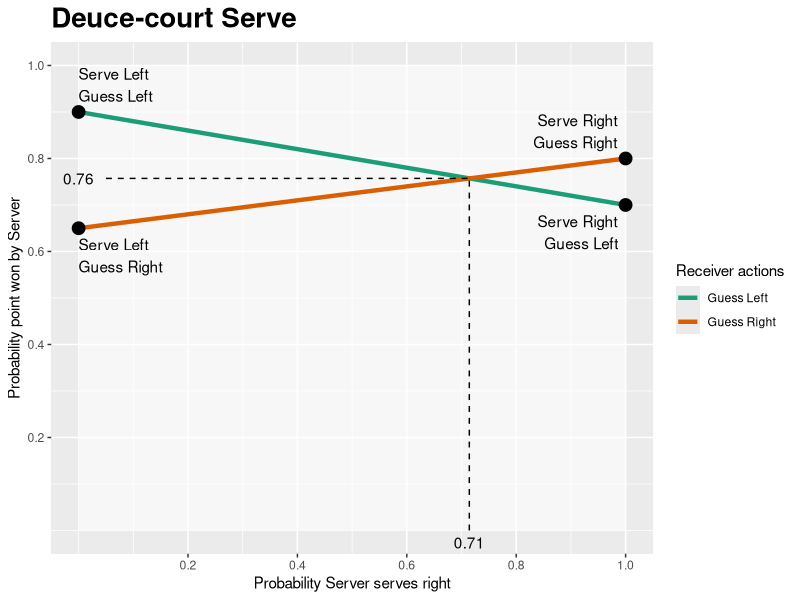
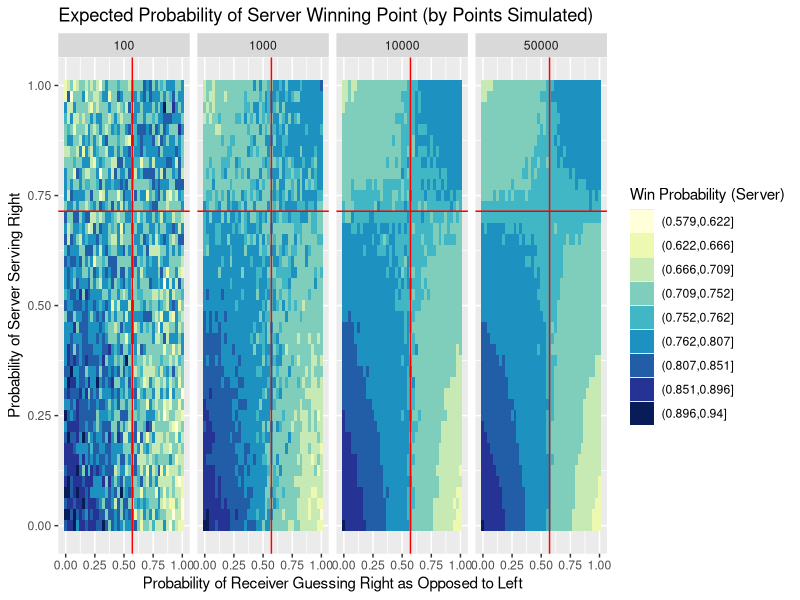
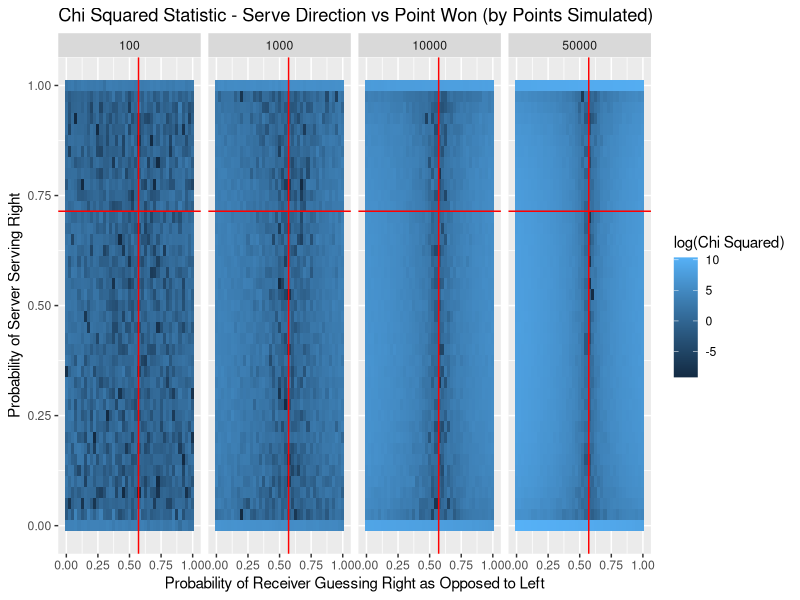
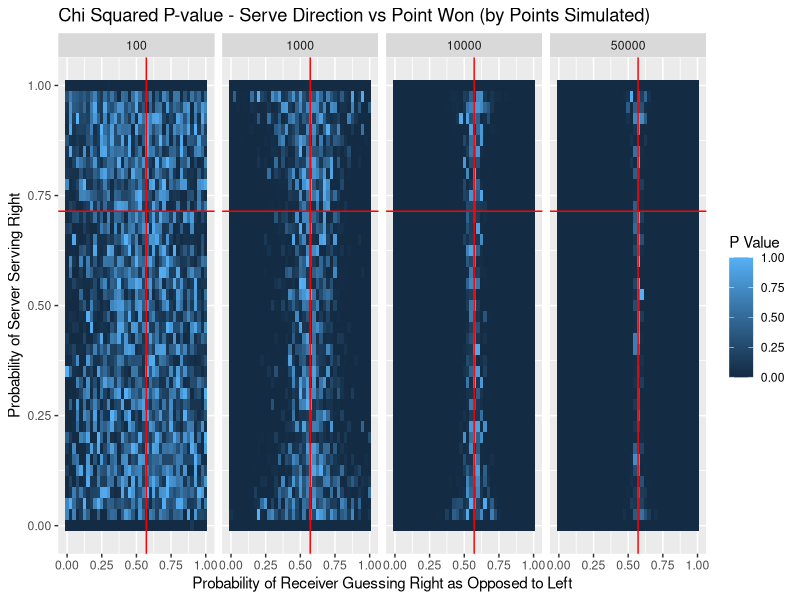
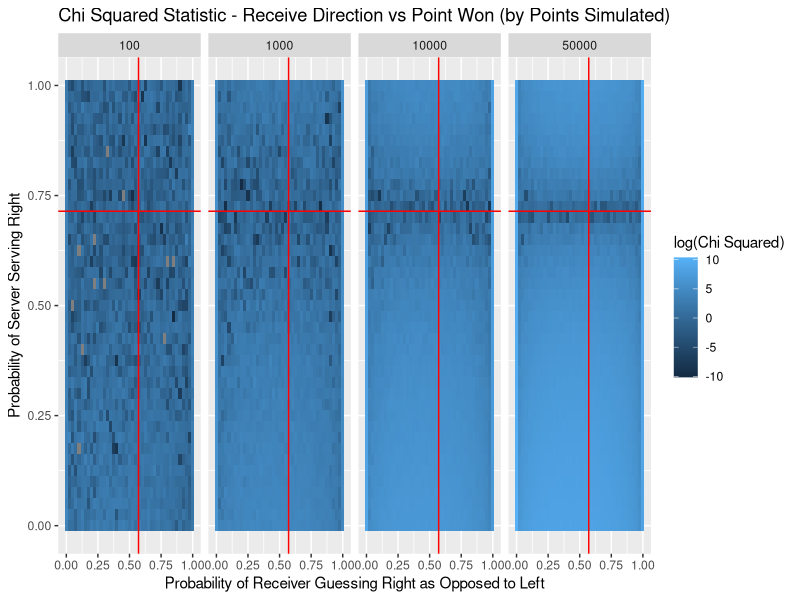
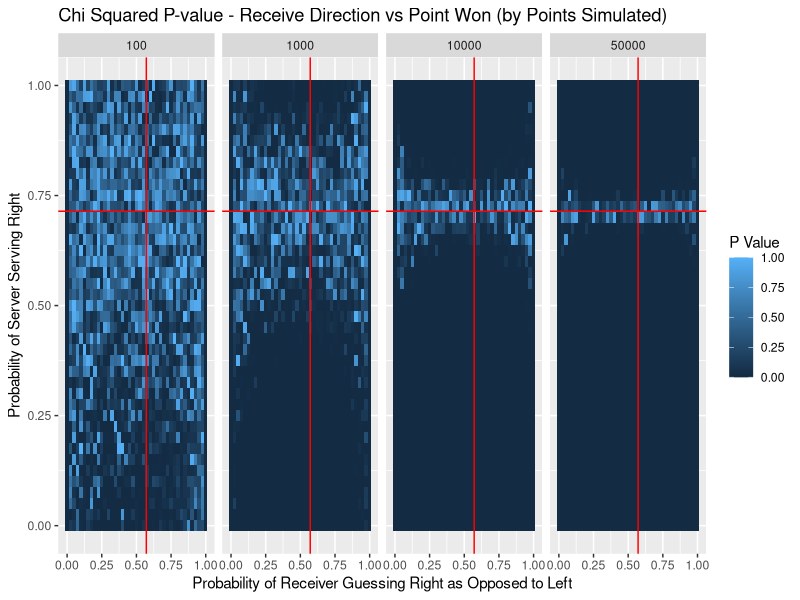

Recreate these plots in R, in order.
## ---- chunk 1
library(ggplot2)
library(reshape2)
library(plyr)
## ---- chunk 2

# Model parameters
# Probabilities for server winning point
# serve: sv, receive: rc, left: lf, right: rt
# e.g.: sv_lf.rc_rt: serve_left.receive_right

model.df <- data.frame(prob    = c( 0.9,          0.65,          0.7,           0.80),
                       sv      = c( 0.0,          0.0,           1.0,           1.0),
                       rc      = c( 0.0,          1.0,           0.0,           1.0),
                       desc.sv = c("Serve Left", "Serve Left",  "Serve Right", "Serve Right"),
                       desc.rc = c("Guess Left", "Guess Right", "Guess Left",  "Guess Right"),
                       hj      = c( 0.0,          0.0,           1.1,           1.1),
                       vj      = c(-0.3,          1.3,           1.3,          -0.3))

model.df$desc <- paste(model.df$desc.sv, model.df$desc.rc, sep="\n")

# Conflict Matrix:
# |             | Receive left | Receive Right |
# |-------------|:------------:|:-------------:|
# |  Serve Left |  sv_lf.rc_lf |  sv_lf.rc_rt  |
# | Serve Right |  sv_rt.rc_lf |  sv_rt.rc_rt  |

conflict.matrix <- matrix(data=model.df$prob, nrow = 2, byrow = TRUE)

# Equilibrium point
d.r1 <- abs(diff(conflict.matrix[1,]))
d.r2 <- abs(diff(conflict.matrix[2,]))
d.c1 <- abs(diff(conflict.matrix[,1]))
d.c2 <- abs(diff(conflict.matrix[,2]))
sv_rt.eq <- d.r1 / (d.r1 + d.r2)
rc_rt.eq <- d.c1 / (d.c1 + d.c2)

# Expected value of game (server)
ex.sv <- as.numeric(conflict.matrix[,1]  %*% c(1 - sv_rt.eq, sv_rt.eq))
## ---- chunk 3
# , fig.width=8, fig.height=6

# Plotting parameters
b <- (1:5)*20/100
ann_size <- 4

# Generate Plot
p <- ggplot(model.df, aes(x=sv, y=prob, label=desc)) + 
  geom_rect(aes(xmin=0, xmax=1, ymin=0, ymax=1), fill="white", alpha=.2) + 
  geom_line(aes(group=rc, color=desc.rc), size=1.5) +
  geom_point(size = 4) +
  geom_text(aes(hjust=hj, vjust=vj)) +
  annotate("segment", x=0.05,    xend=sv_rt.eq, y=ex.sv, yend=ex.sv, linetype=2) + 
  annotate("segment", x=sv_rt.eq, xend=sv_rt.eq, y=0,  yend=ex.sv, linetype=2) +
  annotate("text", label=round(ex.sv, 2), x=0, y=ex.sv, hjust=.5) +
  annotate("text", label=round(sv_rt.eq, 2), x=sv_rt.eq, y=0, vjust=1.5) +
  ggtitle("Deuce-court Serve") +
  xlab("Probability Server serves right") + 
  scale_x_continuous(breaks=b) +
  ylab("Probability point won by Server") +
  scale_y_continuous(breaks=b) +
  theme(plot.title = element_text(face="bold", size=20)) + 
  scale_color_manual(name = "Receiver actions",
                     values = c("#1b9e77", "#d95f02"))

# Turn off clipping
gt <- ggplot_gtable(ggplot_build(p))
gt$layout$clip[gt$layout$name == "panel"] <- "off"

# Display
plot(gt)

## ---- chunk 4

simulate.points <- function(probs, sv_rt.act, rc_rt.act, n.pts){  
  # ==============================================================
  # Unroll probabilities    # Probability server wins when:
                            # |--------------|-------------------|
                            # | Server       | Receiver          |
                            # |--------------|-------------------|
  sv_lf.rc_lf <- probs[1]   # | Serves left  | Guesses left      |
  sv_lf.rc_rt <- probs[2]   # | Serves left  | Guesses right     |
  sv_rt.rc_lf <- probs[3]   # | Serves right | Guesses left      |
  sv_rt.rc_rt <- probs[4]   # | Serves right | Guesses right     |
  
  # sv_rt.act = Probability server serves right
  # rc_rt.act = Probability receiver guesses right
  # ** these do not have to equal equilibrium values
  
  # n.pts = number of points to simulate
  # ==============================================================
  
  # Simulate serves and receive-guesses
  # Serve left = 0, Serve right = 1
  # Guess left = 0, Guess right = 1
  sv <- rbinom(n.pts, 1, sv_rt.act)
  rc <- rbinom(n.pts, 1, rc_rt.act)
  
  # Simulate winner of point based on given probabilities
  # sv.wins = 1, server wins
  # sv.wins = 0, server loses
  point.results <- data.frame(sv=sv, rc=rc, sv.wins=NA)
  
  # Create filters for the four combinations:
  f.sv_lf.rc_lf <- sv == 0 & rc == 0     # Serve left  - Guess left
  f.sv_lf.rc_rt <- sv == 0 & rc == 1     # Serve left  - Guess right
  f.sv_rt.rc_lf <- sv == 1 & rc == 0     # Serve right - Guess left
  f.sv_rt.rc_rt <- sv == 1 & rc == 1     # Serve right - Guess right
  
  # Simulate results:                            Number of points       Prob of winning
  point.results$sv.wins[f.sv_lf.rc_lf] <- rbinom(sum(f.sv_lf.rc_lf), 1, sv_lf.rc_lf)
  point.results$sv.wins[f.sv_lf.rc_rt] <- rbinom(sum(f.sv_lf.rc_rt), 1, sv_lf.rc_rt)
  point.results$sv.wins[f.sv_rt.rc_lf] <- rbinom(sum(f.sv_rt.rc_lf), 1, sv_rt.rc_lf)
  point.results$sv.wins[f.sv_rt.rc_rt] <- rbinom(sum(f.sv_rt.rc_rt), 1, sv_rt.rc_rt)
  
  return(point.results)
}

## ---- chunk 5
# Set parameters
n.points <- 300

use.eq <- TRUE

if(use.eq){
  serve_right.actual <- sv_rt.eq
  receive_right.actual <- rc_rt.eq
} else{
  serve_right.actual <- .6
  receive_right.actual <- 0.1
}

# Run simulation
sim.test <- simulate.points(model.df$prob, serve_right.actual, receive_right.actual, n.points)

# ===============================================================================================
# Fill in text parameters for summary below:
# -----------------------------------------------------------------------------------------------
if(use.eq){
  use.not_use <- "used"
  expect.not_expect <- "expect"
} else{
  use.not_use <- "did not use"
  expect.not_expect <- "do not expect"
}
sim.prob.serve.right    <- round(mean(sim.test$sv == 1), 2)
sim.prob.receive.right  <- round(mean(sim.test$rc == 1), 2)

sim.prob.win.right   <- round(mean(sim.test$sv.wins[sim.test$sv == 1]), 2)
sim.prob.win.left    <- round(mean(sim.test$sv.wins[sim.test$sv == 0]), 2)
sim.prob.win.overall <- round(mean(sim.test$sv.wins)                  , 2)

#                                             0=left, 1=right  || 0=lose, 1=win
sim.count.left.lose  <- sum(sim.test$sv.wins[sim.test$sv == 0] == 0)
sim.count.left.win   <- sum(sim.test$sv.wins[sim.test$sv == 0] == 1)
sim.count.right.lose <- sum(sim.test$sv.wins[sim.test$sv == 1] == 0)
sim.count.right.win  <- sum(sim.test$sv.wins[sim.test$sv == 1] == 1)

# Use the chi squared test to determine if Serve Direction is independent of winning point

# |------------------|-------------------|-------------------|
# |                  | Point lost        | Point Won         |
# |------------------|-------------------|-------------------|
# | Serve Left       | count(lost|left)  | count(won|left)   |
# |------------------|-------------------|-------------------|
# | Serve Right      | count(lost|right) | count(won|right)  |
# |------------------|-------------------|-------------------|

m <- table(sim.test$sv, sim.test$sv.wins)

sim.result.chi <- chisq.test(m, correct=FALSE)
# ===============================================================================================
## ---- chunk 6
# Set parameters
n.points <- 10000

use.eq <- FALSE

if(use.eq){
  serve_right.actual <- sv_rt.eq
  receive_right.actual <- rc_rt.eq
} else{
  serve_right.actual <- sv_rt.eq
  receive_right.actual <- 0.1
}

# Run simulation
sim.test <- simulate.points(model.df$prob, serve_right.actual, receive_right.actual, n.points)

# ===============================================================================================
# Fill in text parameters for summary below:
# -----------------------------------------------------------------------------------------------
if(use.eq){
  use.not_use <- "used"
  expect.not_expect <- "expect"
} else{
  use.not_use <- "did not use"
  expect.not_expect <- "do not expect"
}
sim.prob.serve.right    <- round(mean(sim.test$sv == 1), 2)
sim.prob.receive.right  <- round(mean(sim.test$rc == 1), 2)

sim.prob.win.right   <- round(mean(sim.test$sv.wins[sim.test$sv == 1]), 2)
sim.prob.win.left    <- round(mean(sim.test$sv.wins[sim.test$sv == 0]), 2)
sim.prob.win.overall <- round(mean(sim.test$sv.wins)                  , 2)

#                                             0=left, 1=right  || 0=lose, 1=win
sim.count.left.lose  <- sum(sim.test$sv.wins[sim.test$sv == 0] == 0)
sim.count.left.win   <- sum(sim.test$sv.wins[sim.test$sv == 0] == 1)
sim.count.right.lose <- sum(sim.test$sv.wins[sim.test$sv == 1] == 0)
sim.count.right.win  <- sum(sim.test$sv.wins[sim.test$sv == 1] == 1)

# Use the chi squared test to determine if Serve Direction is independent of winning point

# |------------------|-------------------|-------------------|
# |                  | Point lost        | Point Won         |
# |------------------|-------------------|-------------------|
# | Serve Left       | count(lost|left)  | count(won|left)   |
# |------------------|-------------------|-------------------|
# | Serve Right      | count(lost|right) | count(won|right)  |
# |------------------|-------------------|-------------------|

m <- table(sim.test$sv, sim.test$sv.wins)

sim.result.chi <- chisq.test(m, correct=FALSE)
# ===============================================================================================
## ---- chunk 7
# ==============================================================================
# functions to return heat map color value
#
# Inputs:
#   probs: vector of probability server wins for all serve receive combinations
#   sv_rt.act: probability server serves right
#   rc_rt.act: probability receiver guesses right
#   n.pts: number of points to play
#
# Returns:
#   list$ev:  probability server wins point
#   list$chi: chi squared value of serve vs wins
#   list$pv:  p-value of serve vs wins
# ==============================================================================

sim.return <- function(probs, sv_rt.act, rc_rt.act, n.pts){
  # Simulation
  r <- simulate.points(probs, sv_rt.act, rc_rt.act, n.pts)
  
  # Calculations
  m <- table(r$sv, r$sv.wins)
  options(warn=-1)                          # suppress warnings from chisq.test
  chi.test.sv <- chisq.test(m, correct=FALSE)
  
  n <- table(r$rc, r$sv.wins)
  chi.test.rc <- chisq.test(n, correct=FALSE)
  options(warn=0)                           # turn warnings back on
  
  # Return list
  return.list <- list(ev     = mean(r$sv.wins),
                      chi.sv = chi.test.sv$statistic,
                      pv.sv  = chi.test.sv$p.value,
                      chi.rc = chi.test.rc$statistic,
                      pv.rc  = chi.test.rc$p.value)
  
  return(return.list)
}

## ---- chunk 8
#------------------------------------------------------------
# Simulation parameters

per.side <- 40 # target is 40
increment <- 1 / per.side

# Number of games to simulate for each point in the grid
# Different values depending on objective
n.trials <- list("final"        = c(100, 1000, 10000, 50000),
                 "draft"        = c(100, 1000, 5000, 10000),
                 "two_rows-one" = c(100, 300),
                 "fast"         = c(100, 300, 1000, 2000),
                 "test.multi"   = c(100, 150, 200), 
                 "test.one"     = c(100),
                 "test.long"    = c(50000))                     #~2 minutes

current.run <- "final"
#------------------------------------------------------------
                 
# Initialize result data frame
size.effect = data.frame()

# Run simulation <<<<<<<<<<<<<<<<<<<<<<<<<<<<<<<<<<<<<<<<<<<<
for(pts in n.trials[[current.run]]){
  
  # Create simulation grid
  sv.act <- seq(0, 1, increment)
  rc.act <- seq(0, 1, increment)
  
  df <- data.frame(expand.grid(sv.act, rc.act))
  names(df) <- c("sv.act", "rc.act")
  
  df$ev     <- NA
  df$chi.sv <- NA
  df$pv.sv  <- NA
  df$chi.rc <- NA
  df$chi.rc <- NA
  df$points <- pts
  
  # Run simulation for each point in grid
  for(r in 1:nrow(df)){
    sim.list     <- sim.return(model.df$prob, df$sv.act[r], df$rc.act[r], pts)
    df$ev[r]     <- sim.list$ev
    df$chi.sv[r] <- sim.list$chi.sv
    df$pv.sv[r]  <- sim.list$pv.sv
    df$chi.rc[r] <- sim.list$chi.rc
    df$pv.rc[r]  <- sim.list$pv.rc
    
  }

  size.effect <- join(size.effect, df, type="full")
}
## ---- chunk 9

# Bin ev for plotting
ev.min <- min(size.effect$ev) - 0.001
ev.max <- max(size.effect$ev)
b <- c(seq(from=ev.min,        to=ex.sv - 0.005, length.out=5), 
       seq(from=ex.sv + 0.005, to=ev.max,        length.out=5))

size.effect$ev.bin <- cut(size.effect$ev, breaks=b)

# Plot
ggplot(size.effect, aes(x=rc.act, y=sv.act)) + 
  geom_tile(aes(fill=ev.bin)) + 
  geom_vline(xintercept=rc_rt.eq, color="red") + 
  geom_hline(yintercept=sv_rt.eq, color="red") +
  facet_grid(. ~ points) +
  scale_fill_brewer(palette = "YlGnBu") + 
  ggtitle("Expected Probability of Server Winning Point (by Points Simulated)") +
  xlab("Probability of Receiver Guessing Right as Opposed to Left") +
  ylab("Probability of Server Serving Right") + 
  labs(fill="Win Probability (Server)")

## ---- chunk 10

size.effect$chi.mod <- size.effect$chi.sv
size.effect$chi.mod[size.effect$chi.mod < 0.0001] <- 0.0001
size.effect$chi.log <- log(size.effect$chi.mod)

ggplot(size.effect, aes(x=rc.act, y=sv.act)) + 
  geom_tile(aes(fill=chi.log)) + 
  geom_vline(xintercept=rc_rt.eq, color="red") + 
  geom_hline(yintercept=sv_rt.eq, color="red") + 
  facet_grid(. ~ points) +
  ggtitle("Chi Squared Statistic - Serve Direction vs Point Won (by Points Simulated)") +
  xlab("Probability of Receiver Guessing Right as Opposed to Left") +
  ylab("Probability of Server Serving Right") + 
  labs(fill = "log(Chi Squared)")

## ---- chunk 11

ggplot(size.effect, aes(x=rc.act, y=sv.act)) + 
  geom_tile(aes(fill=pv.sv)) + 
  geom_vline(xintercept=rc_rt.eq, color="red") + 
  geom_hline(yintercept=sv_rt.eq, color="red") + 
  facet_grid(. ~ points) +
  ggtitle("Chi Squared P-value - Serve Direction vs Point Won (by Points Simulated)") +
  xlab("Probability of Receiver Guessing Right as Opposed to Left") +
  ylab("Probability of Server Serving Right") +
  labs(fill = "P Value")

## ---- chunk 12

size.effect$chi.rc.mod <- size.effect$chi.rc
size.effect$chi.rc.mod[size.effect$chi.mod < 0.0001] <- 0.0001
size.effect$chi.rc.log <- log(size.effect$chi.rc.mod)

ggplot(size.effect, aes(x=rc.act, y=sv.act)) + 
  geom_tile(aes(fill=chi.rc.log)) + 
  geom_vline(xintercept=rc_rt.eq, color="red") + 
  geom_hline(yintercept=sv_rt.eq, color="red") + 
  facet_grid(. ~ points) +
  ggtitle("Chi Squared Statistic - Receive Direction vs Point Won (by Points Simulated)") +
  xlab("Probability of Receiver Guessing Right as Opposed to Left") +
  ylab("Probability of Server Serving Right") + 
  labs(fill = "log(Chi Squared)")

## ---- chunk 13

ggplot(size.effect, aes(x=rc.act, y=sv.act)) + 
  geom_tile(aes(fill=pv.rc)) + 
  geom_vline(xintercept=rc_rt.eq, color="red") + 
  geom_hline(yintercept=sv_rt.eq, color="red") + 
  facet_grid(. ~ points) +
  ggtitle("Chi Squared P-value - Receive Direction vs Point Won (by Points Simulated)") +
  xlab("Probability of Receiver Guessing Right as Opposed to Left") +
  ylab("Probability of Server Serving Right") +
  labs(fill = "P Value")

## ---- chunk 14
values <- c(16, 16, 32, 14)
m <- matrix(values, nrow=2, byrow=TRUE)
chisq.test(m, correct=FALSE)
